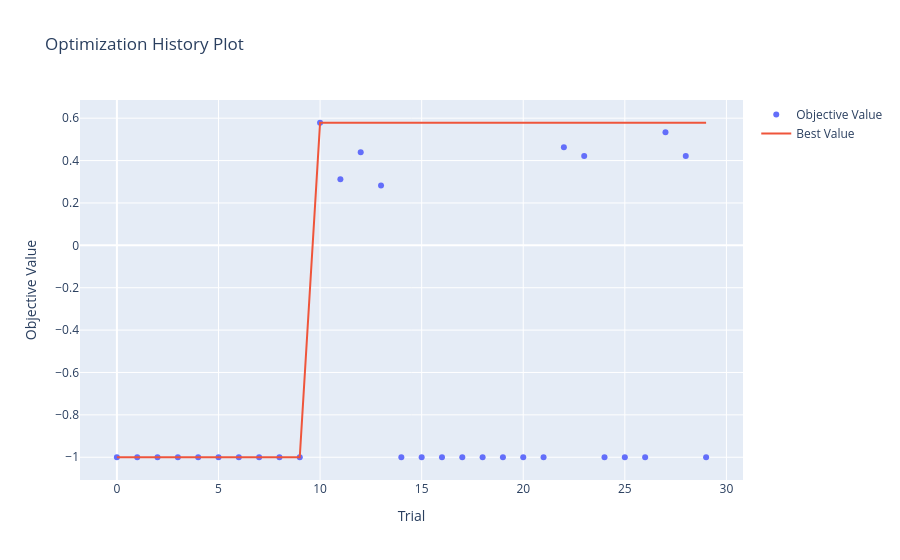
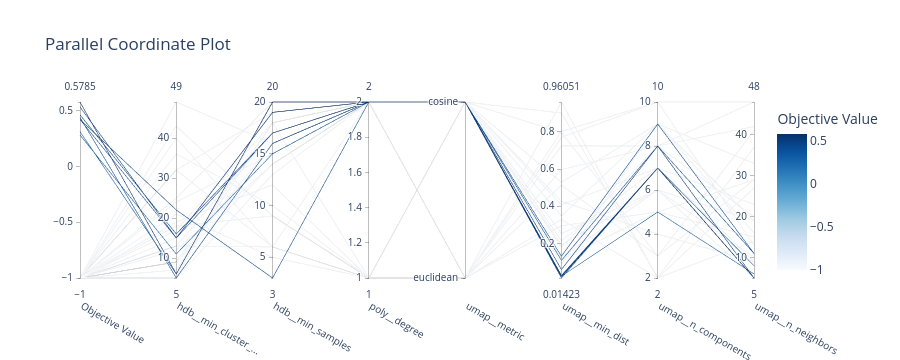
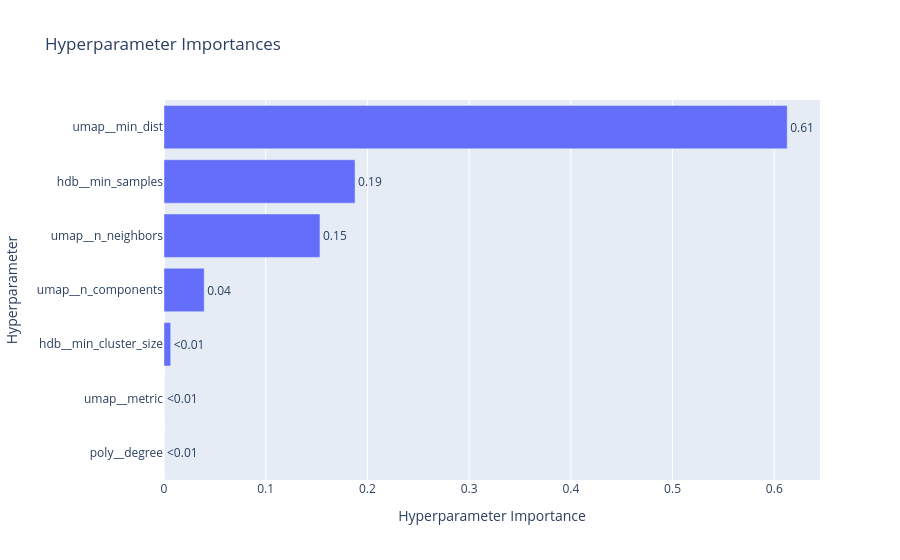

The code cell stored with these charts, in order, in its notebook:
### Code cell
visualize(hdb_study)

### Figure 1 — Plotly figure (JSON) as saved in the notebook; plotly's stock layout.template omitted (floating-point values rounded to 4 significant figures)
{"data": [{"mode": "markers", "name": "Objective Value", "type": "scatter", "x": [0, 1, 2, 3, 4, 5, 6, 7, 8, 9, 10, 11, 12, 13, 14, 15, 16, 17, 18, 19, 20, 21, 22, 23, 24, 25, 26, 27, 28, 29], "y": [-1, -1, -1, -1, -1, -1, -1, -1, -1, -1, 0.5785, 0.3124, 0.4392, 0.2818, -1, -1, -1, -1, -1, -1, -1, -1, 0.4629, 0.422, -1, -1, -1, 0.534, 0.4221, -1]}, {"mode": "lines", "name": "Best Value", "type": "scatter", "x": [0, 1, 2, 3, 4, 5, 6, 7, 8, 9, 10, 11, 12, 13, 14, 15, 16, 17, 18, 19, 20, 21, 22, 23, 24, 25, 26, 27, 28, 29], "y": [-1, -1, -1, -1, -1, -1, -1, -1, -1, -1, 0.5785, 0.5785, 0.5785, 0.5785, 0.5785, 0.5785, 0.5785, 0.5785, 0.5785, 0.5785, 0.5785, 0.5785, 0.5785, 0.5785, 0.5785, 0.5785, 0.5785, 0.5785, 0.5785, 0.5785]}, {"marker": {"color": "#cccccc"}, "mode": "markers", "name": "Infeasible Trial", "showlegend": false, "type": "scatter", "x": [], "y": []}], "layout": {"autosize": true, "title": {"text": "Optimization History Plot"}, "xaxis": {"autorange": true, "range": [-1.77, 30.77], "title": {"text": "Trial"}, "type": "linear"}, "yaxis": {"autorange": true, "range": [-1.13, 0.7087], "title": {"text": "Objective Value"}, "type": "linear"}}}

### Figure 2 — Plotly figure (JSON) as saved in the notebook; plotly's stock layout.template omitted (floating-point values rounded to 4 significant figures)
{"data": [{"dimensions": [{"label": "Objective Value", "range": [-1, 0.5785], "values": [-1, -1, -1, -1, -1, -1, -1, -1, -1, -1, 0.5785, 0.3124, 0.4392, 0.2818, -1, -1, -1, -1, -1, -1, -1, -1, 0.4629, 0.422, -1, -1, -1, 0.534, 0.4221, -1]}, {"label": "hdb__min_cluster_...", "range": [5, 49], "values": [7, 13, 18, 32, 36, 19, 32, 43, 40, 21, 6, 6, 5, 11, 49, 24, 13, 5, 12, 25, 9, 5, 16, 15, 17, 9, 9, 15, 22, 15]}, {"label": "hdb__min_samples", "range": [3, 20], "values": [18, 6, 9, 6, 10, 12, 19, 9, 6, 5, 20, 20, 16, 15, 16, 15, 17, 13, 14, 20, 18, 20, 17, 17, 18, 16, 14, 19, 3, 19]}, {"label": "poly__degree", "range": [1, 2], "values": [1, 2, 1, 1, 1, 1, 2, 1, 1, 1, 2, 2, 2, 2, 2, 2, 2, 2, 2, 2, 2, 2, 2, 2, 2, 2, 2, 2, 2, 2]}, {"label": "umap__metric", "range": [0, 1], "ticktext": ["euclidean", "cosine"], "tickvals": [0, 1], "values": [0, 0, 0, 0, 0, 1, 0, 0, 1, 0, 1, 1, 1, 1, 1, 1, 1, 1, 1, 1, 1, 1, 1, 1, 1, 1, 1, 1, 1, 1]}, {"label": "umap__min_dist", "range": [0.01423, 0.9605], "values": [0.5967, 0.9605, 0.2954, 0.5139, 0.8022, 0.9011, 0.7696, 0.3288, 0.7962, 0.7244, 0.0276, 0.02543, 0.01423, 0.02424, 0.1923, 0.1799, 0.1251, 0.3473, 0.4069, 0.1144, 0.2153, 0.02096, 0.02087, 0.1312, 0.2536, 0.08825, 0.4267, 0.05959, 0.1088, 0.5287]}, {"label": "umap__n_components", "range": [2, 10], "values": [8, 2, 5, 3, 10, 2, 10, 2, 3, 8, 7, 7, 7, 5, 6, 8, 6, 9, 7, 5, 7, 7, 7, 9, 6, 9, 4, 8, 8, 9]}, {"label": "umap__n_neighbors", "range": [5, 48], "values": [48, 37, 29, 41, 48, 27, 13, 14, 29, 42, 5, 8, 5, 6, 19, 20, 10, 19, 5, 15, 23, 9, 5, 11, 5, 16, 9, 5, 11, 33]}], "labelangle": 30, "labelside": "bottom", "line": {"color": [-1, -1, -1, -1, -1, -1, -1, -1, -1, -1, 0.5785, 0.3124, 0.4392, 0.2818, -1, -1, -1, -1, -1, -1, -1, -1, 0.4629, 0.422, -1, -1, -1, 0.534, 0.4221, -1], "colorbar": {"title": {"text": "Objective Value"}}, "colorscale": [[0, "rgb(247,251,255)"], [0.125, "rgb(222,235,247)"], [0.25, "rgb(198,219,239)"], [0.375, "rgb(158,202,225)"], [0.5, "rgb(107,174,214)"], [0.625, "rgb(66,146,198)"], [0.75, "rgb(33,113,181)"], [0.875, "rgb(8,81,156)"], [1, "rgb(8,48,107)"]], "reversescale": false, "showscale": true}, "type": "parcoords"}], "layout": {"autosize": true, "height": 360, "title": {"text": "Parallel Coordinate Plot"}}}

### Figure 3 — Plotly figure (JSON) as saved in the notebook; plotly's stock layout.template omitted (floating-point values rounded to 4 significant figures)
{"data": [{"cliponaxis": false, "hovertemplate": ["poly__degree (IntDistribution): 0.0<extra></extra>", "umap__metric (CategoricalDistribution): 0.0<extra></extra>", "hdb__min_cluster_size (IntDistribution): 0.006594090800644099<extra></extra>", "umap__n_components (IntDistribution): 0.039518186468618176<extra></extra>", "umap__n_neighbors (IntDistribution): 0.15334613784178702<extra></extra>", "hdb__min_samples (IntDistribution): 0.18783717863480223<extra></extra>", "umap__min_dist (FloatDistribution): 0.6127044062541483<extra></extra>"], "name": "Objective Value", "orientation": "h", "text": ["<0.01", "<0.01", "<0.01", "0.04", "0.15", "0.19", "0.61"], "textposition": "outside", "type": "bar", "x": [0, 0, 0.006594, 0.03952, 0.1533, 0.1878, 0.6127], "y": ["poly__degree", "umap__metric", "hdb__min_cluster_size", "umap__n_components", "umap__n_neighbors", "hdb__min_samples", "umap__min_dist"]}], "layout": {"autosize": true, "title": {"text": "Hyperparameter Importances"}, "xaxis": {"autorange": true, "range": [0, 0.645], "title": {"text": "Hyperparameter Importance"}, "type": "linear"}, "yaxis": {"autorange": true, "range": [-0.5, 6.5], "title": {"text": "Hyperparameter"}, "type": "category"}}}
